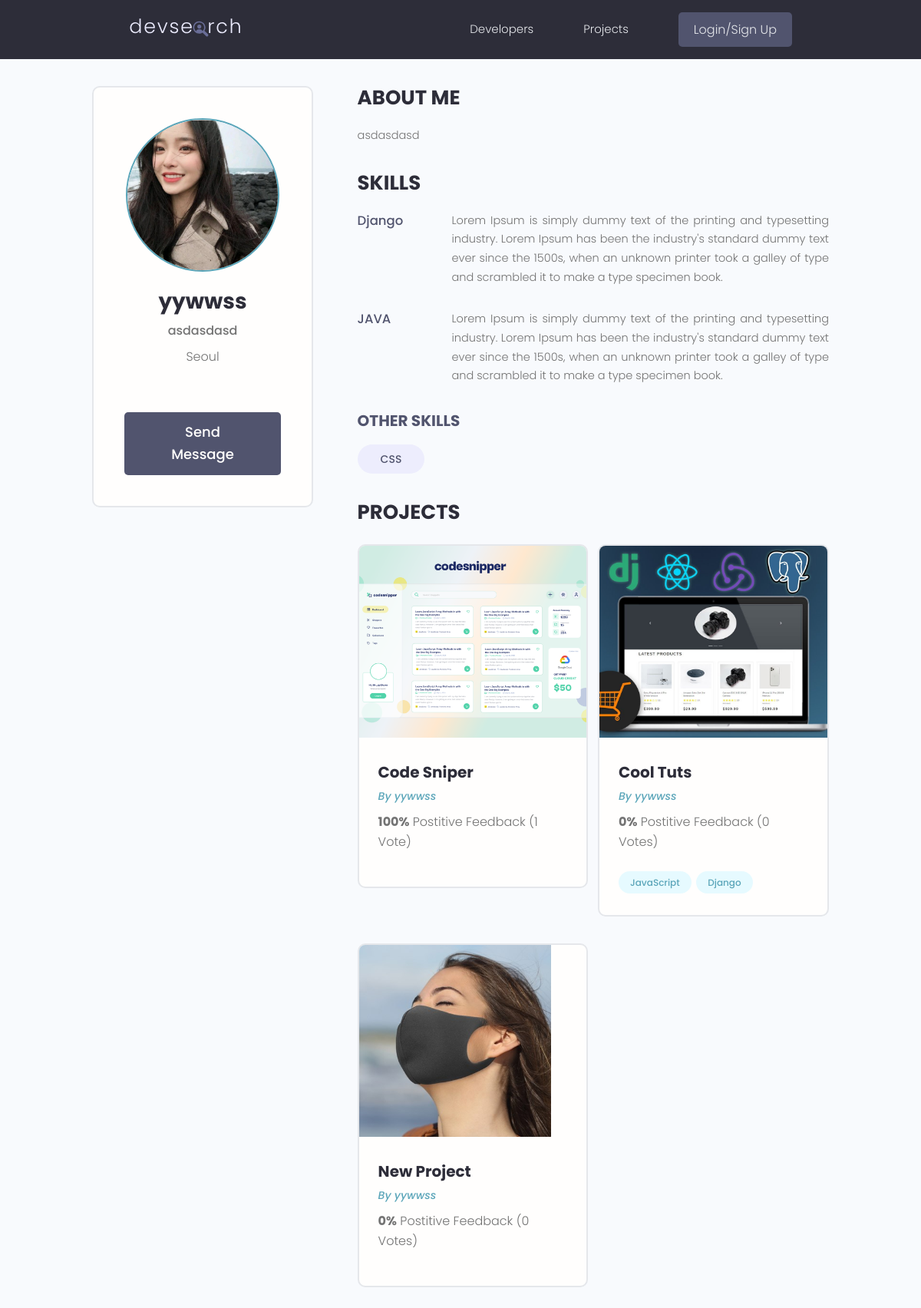
/profile/ded62ba7-f6e0-496b-a7cb-259d16665d15/, run on the app's committed database.
### users/models.py (models this page shows, shortened)
class Profile(models.Model):
    user = models.OneToOneField(User, on_delete=models.CASCADE, null=True, blank=True)
    name = models.CharField(max_length=200, null=True, blank=True)
    email = models.EmailField(max_length=500, null=True, blank=True)
    username = models.CharField(max_length=200, null=True, blank=True)
    location = models.CharField(max_length=200, null=True, blank=True)
    short_intro = models.CharField(max_length=200, null=True, blank=True)
    bio = models.TextField(null=True, blank=True)
    profile_image = models.ImageField(
        null=True, blank=True, upload_to='profiles/', default='profiles/user-default.png')
    social_github = models.CharField(max_length=200, null=True, blank=True)
    social_twitter = models.CharField(max_length=200, null=True, blank=True)
    social_linkein = models.CharField(max_length=200, null=True, blank=True)
    social_youtube = models.CharField(max_length=200, null=True, blank=True)
    social_website = models.CharField(max_length=200, null=True, blank=True)
    created = models.DateTimeField(auto_now_add=True)
    id = models.UUIDField(default=uuid4, unique=True, primary_key=True, editable=False)

class Skill(models.Model):
    owner = models.ForeignKey(Profile, on_delete=models.CASCADE, null=True, blank=True)
    name = models.CharField(max_length=200, null=True, blank=True)
    description = models.TextField(null=True, blank=True)
    created = models.DateTimeField(auto_now_add=True)
    id = models.UUIDField(default=uuid4, unique=True, primary_key=True, editable=False)
    def __str__(self):
        return str(self.name)

### projects/models.py (models this page shows, shortened)
class Project(models.Model):
    owner = models.ForeignKey(Profile, null=True, blank=True, on_delete=models.CASCADE)
    title = models.CharField(max_length=200)
    description = models.TextField(null=True, blank=True)
    featured_image = models.ImageField(null=True, blank=True, default='default.jpg')
    demo_link = models.CharField(max_length=2000, null=True, blank=True)
    source_link = models.CharField(max_length=2000, null=True, blank=True)
    tags = models.ManyToManyField('Tag', blank=True)
    vote_total = models.IntegerField(default=0, null=True, blank=True)
    vote_ratio = models.IntegerField(default=0, null=True, blank=True)
    created = models.DateTimeField(auto_now_add=True)
    id = models.UUIDField(default=uuid.uuid4, unique=True, primary_key=True, editable=False)
    class Meta:
        ordering = ['-vote_ratio', '-vote_total', 'title']

class Tag(models.Model):
    name = models.CharField(max_length=200)
    created = models.DateTimeField(auto_now_add=True)
    id = models.UUIDField(default=uuid.uuid4, unique=True, primary_key=True, editable=False)
    def __str__(self):
        return self.name

### users/views.py (the view)
# urls.py: path('profile/<str:pk>/', user_profile, name='user-profile'),
def user_profile(request, pk):
    profile = Profile.objects.get(id=pk)
    top_skills = profile.skill_set.exclude(description__exact='')
    other_skills = profile.skill_set.filter(description='')
    context = {
        'profile':profile,
        'top_skills':top_skills,
        'other_skills':other_skills,
        }
    return render(request, 'users/user-profile.html', context)

### users/templates/users/user-profile.html (shortened to what this page needs)
{% extends 'main.html' %}
{% block content %}
<main class="profile my-md">
    <div class="container">
        <div class="layout">
            <div class="column column--1of3">
                <div class="card text-center">
                    <div class="card__body dev">
                        <img class="avatar avatar--xl" src="{{ profile.profile_image.url }}" />
                        <h2 class="dev__name">{{profile.name}}</h2>
                        <p class="dev__title">{{profile.short_intro}}</p>
                        <p class="dev__location">{{profile.location}}</p>
                        {% if request.user.profile.id != profile.id %}
                        <a href="{% url 'create-message' pk=profile.id %}" class="btn btn--sub btn--lg">Send Message </a>
                        {% endif %}
                    </div>
                </div>
            </div>
            <div class="column column--2of3">
                <div class="devInfo">
                    <h3 class="devInfo__title">About Me</h3>
                    <p class="devInfo__about">{{profile.bio}}</p>
                </div>
                <div class="devInfo">
                    <h3 class="devInfo__title">Skills</h3>
                    <div class="devInfo__skills">
                        {% for skill in top_skills %}
                        <div class="devSkill">
                            <h4 class="devSkill__title">{{skill.name}}</h4>
                            <p class="devSkill__info">{{skill.description}}</p>
                        </div>
                        {% endfor %}
                        {% for skill in other_skills %}
                        <h3 class="devInfo__subtitle">Other Skills</h3>
                        <div class="devInfo__otherSkills">
                            <span class="tag tag--pill tag--sub tag--lg">
                                <small>{{skill}}</small>
                            </span>
                        </div>
                        {% endfor %}
                    </div>
                </div>
                <div class="devInfo">
                    <h3 class="devInfo__title">Projects</h3>
                    <div class="grid grid--two">
                        {% for project in profile.project_set.all %}
                        <div class="column">
                            <div class="card project">
                                <a href="{% url 'project' pk=project.id %}" class="project">
                                    <img class="project__thumbnail" src="{{project.featured_image.url}}"
                                        alt="project thumbnail" />
                                    <div class="card__body">
                                        <h3 class="project__title">{{project.title}}</h3>
                                        <p>
                                            <a class="project__author"
                                                href="{% url 'user-profile' pk=project.owner.id %}">
                                                By {{project.owner.name}}
                                            </a>
                                        </p>
                                        <p class="project--rating">
                                            <span style="font-weight: bold;">{{project.vote_ratio}}%</span> Postitive
                                            Feedback ({{project.vote_total}} Vote{{project.vote_total|pluralize:'s'}})
                                        </p>
                                        <div class="project__tags">
                                            {% for tag in project.tags.all %}
                                            <span class="tag tag--pill tag--main">
                                                <small>{{tag}}</small>
                                            </span>
                                            {% endfor %}
                                        </div>
                                    </div>
                                </a>
                            </div>
                        </div>
                        {% endfor %}
                    </div>
                </div>
            </div>
        </div>
    </div>
</main>
{% endblock %}

### static/styles/app.css (style rules this page uses)
:root { --color-sub: #2d2d39; }
.btn--sub { background-color: var(--color-sub-light); }
.card { border: 2px solid var(--color-light); }
img { width: 100%; }
.profile .card > .dev { padding: 4rem; }
.dev__name { color: var(--color-sub); font-size: 2.8rem; font-weight: 700; margin-top: 1rem; margin-bottom: 0.5rem; }
.dev__title { font-size: 1.6rem; font-weight: 500; line-height: 1.3; }
.dev__location { margin-top: 1rem; }
.devInfo { margin-bottom: 3rem; }
.devInfo__title, .devInfo__subtitle { font-size: 2.6rem; color: var(--color-sub); text-transform: uppercase; font-weight: 700; margin-bottom: 1.5rem; }
.devInfo__subtitle { font-size: 2rem; color: var(--color-sub-light); }
.devInfo__about, .devSkill__info { font-size: 1.45rem; line-height: 1.7; text-align: justify; }
.devSkill { margin-bottom: 3rem; }
.devSkill__title { font-size: 1.65rem; font-weight: 500; color: var(--color-sub-light); }
@media screen and (min-width: 700px) { .devSkill { display: flex; justify-content: space-between; gap: 3rem; } }
@media screen and (min-width: 700px) { .devSkill__info { flex-basis: 80%; } }
.project__author { font-size: 1.4rem; font-style: italic; }
.project--rating { margin-bottom: 1.6em; margin-top: .5em; }
.project__thumbnail { height: 25rem; object-fit: cover; object-position: top center; }
.project__title { font-size: 2rem; font-weight: 700; color: var(--color-sub); }

### static/uikit/styles/modules/_variables.css (style rules this page uses)
:root { --color-main: #5aa5b9; --color-main-light: #e6faff; --color-sub: #3f4156; --color-sub-light: #51546e; --color-sub-lighter: #ededfd; --color-text: #737373; --color-gray: #8b8b8b; --color-light: #e5e7eb; --color-light-gray: #767676; --color-bg: #f8fafd; --color-white: #fffefd; --color-white-light: #f3f3f3; --color-success: #359e64; --color-success-bg: #def8e8; --color-error: #fc4b0b; --color-error-bg: #fff2ee; --font-base: 'Poppins', arial, helvetica, 'Segoe UI', roboto, ubuntu, sans-serif; --font-monospace: 'Fira Code', 'Courier New', courier, monospace; --font-regular: 300; --font-medium: 500; --font-bold: 700; --generic-shadow: 1px 1px 5px #00000010; --generic-transition: all 0.3s ease-in-out; }

### static/uikit/styles/modules/_base.css (style rules this page uses)
* { margin: 0; padding: 0; box-sizing: border-box; text-rendering: optimizeLegibility; color: inherit; font-size: inherit; }
html { font-size: 50%; }
@media only screen and (min-width: 480px) { html { font-size: 56.25%; } }
@media only screen and (min-width: 1200px) { html { font-size: 62.5%; } }
body { line-height: 1.6; font-weight: 400; font-size: 1.5rem; color: var(--color-text); background-color: var(--color-bg); min-height: 100vh; }

### static/uikit/styles/modules/_typography.css (style rules this page uses)
* { font-family: var(--font-base); }
h2 { font-size: 3.6rem; font-weight: var(--font-bold); }
h3 { font-size: 3.2rem; font-weight: var(--font-medium); }
h4 { font-size: 2.8rem; font-weight: var(--font-medium); }
p, span, strong { font-size: 1.6rem; color: var(--color-text); font-weight: var(--font-regular); }
a { padding-bottom: 2px; text-decoration: none; display: inline-block; color: var(--color-main); font-weight: var(--font-medium); }

### static/uikit/styles/modules/_utilities.css (style rules this page uses)
.container { width: 92%; max-width: 165rem; margin: 0 auto; box-sizing: border-box; }
@media screen and (min-width: 1000px) { .container { width: 90%; } }
@media screen and (min-width: 1200px) { .container { width: 80%; } }
.text-center { text-align: center; }
.my-md { margin: 3rem auto; }

### static/uikit/styles/modules/_avatar.css (style rules this page uses)
.avatar { border-radius: 50%; border: 2px solid var(--color-main); object-fit: cover; }
.avatar--xl { height: 20rem; width: 20rem; }

### static/uikit/styles/modules/_button.css (style rules this page uses)
.btn { display: inline-block; position: relative; cursor: pointer; background-color: var(--color-light); font-weight: var(--font-medium); color: var(--color-sub); text-decoration: none; padding: 1rem 2rem; border-radius: 0.5rem; border: none; width: -webkit-fit-content; width: -moz-fit-content; width: fit-content; height: -webkit-fit-content; height: -moz-fit-content; height: fit-content; font-size: 1.6rem; outline-width: 0; outline-color: transparent; -webkit-backface-visibility: hidden; backface-visibility: hidden; transition: all 0.3s ease-in-out; }
.btn--sub { background-color: var(--color-sub); color: var(--color-white); }
.btn--lg { font-size: 1.8rem; padding: 1.2rem 4.5rem; }

### static/uikit/styles/modules/_card.css (style rules this page uses)
.card { border-radius: 1rem; background-color: var(--color-white); border: 1.5px solid var(--color-light); width: auto; height: auto; margin-top: 0.5rem; margin-bottom: 0.5rem; overflow: hidden; }
.card__body, .card__header { padding: 2rem 2.5rem; }

### data on the page
Profile: profile_image (picture), name "yywwss", short_intro "asdasdasd", location "Seoul", bio "asdasdasd"
Skill: name "Django", description "Lorem Ipsum is simply dummy text of the printing and typesetting industry. Lorem Ipsum has been the industry's standard dummy text ever since the 1500s, when an unknown printer took a galley of type and scrambled it to make a type specimen book."
Skill: name "JAVA", description "Lorem Ipsum is simply dummy text of the printing and typesetting industry. Lorem Ipsum has been the industry's standard dummy text ever since the 1500s, when an unknown printer took a galley of type and scrambled it to make a type specimen book."
Skill: name "CSS"
Project: featured_image (picture), title "Code Sniper", owner.name "yywwss", vote_ratio "100", vote_total "1"
Project: featured_image (picture), title "Cool Tuts", owner.name "yywwss", vote_ratio "0", vote_total "0"
Tag: name "JavaScript"
Tag: name "Django"
Project: featured_image (picture), title "New Project", owner.name "yywwss", vote_ratio "0", vote_total "0"
